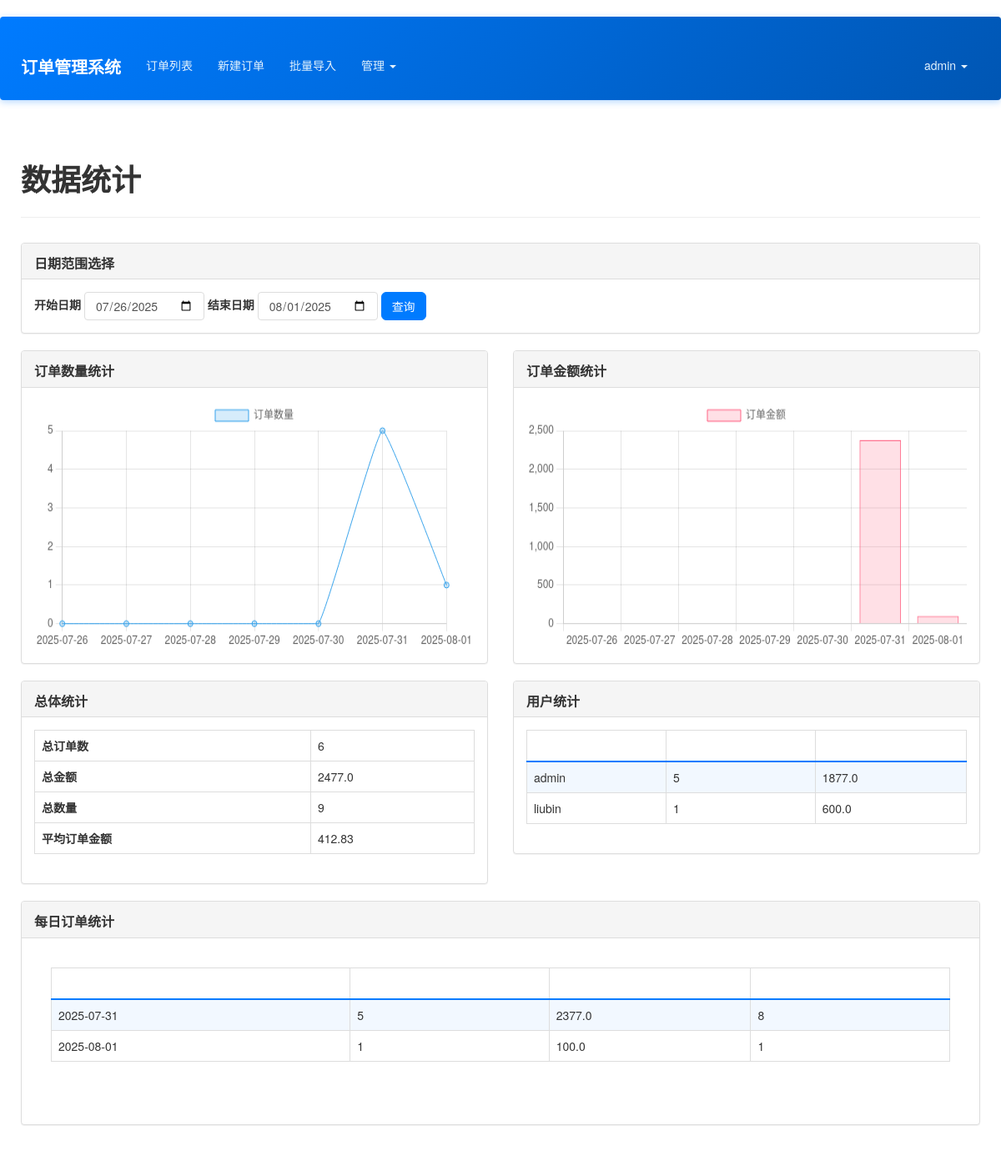
The page /admin/statistics (signed in) on the database its author committed.
### app/models.py (models this page shows, shortened)
class User(UserMixin, db.Model):
    __tablename__ = 'users'
    id = db.Column(db.Integer, primary_key=True)
    email = db.Column(db.String(64), unique=True, index=True)
    username = db.Column(db.String(64), unique=True, index=True)
    role_id = db.Column(db.Integer, db.ForeignKey('roles.id'))
    password_hash = db.Column(db.String(128))
    orders = db.relationship('Order', backref='creator', lazy='dynamic')
    @property
    def password(self):
        raise AttributeError('password is not a readable attribute')
    def can(self, perm):
        return self.role is not None and self.role.has_permission(perm)

### app/admin/views.py (the view)
@admin.route('/statistics', methods=['GET', 'POST'])
@permission_required(Permission.VIEW_ALL)
def statistics():
    form = DateRangeForm()
    end_date = datetime.now().date()
    start_date = end_date - timedelta(days=6)
    if form.validate_on_submit():
        start_date = form.start_date.data
        end_date = form.end_date.data
    else:
        form.start_date.data = start_date
        form.end_date.data = end_date
    orders = Order.query.filter(
        func.date(Order.completion_time) >= start_date,
        func.date(Order.completion_time) <= end_date
    ).all()
    daily_stats = {}
    for order in orders:
        date_str = order.completion_time.strftime('%Y-%m-%d')
        if date_str not in daily_stats:
            daily_stats[date_str] = {
                'count': 0,
                'total_amount': 0,
                'total_quantity': 0
            }
        daily_stats[date_str]['count'] += 1
        daily_stats[date_str]['total_amount'] += (order.amount or 0)
        daily_stats[date_str]['total_quantity'] += order.quantity
    total_stats = {
        'total_orders': len(orders),
        'total_amount': sum((order.amount or 0) for order in orders),
        'total_quantity': sum(order.quantity for order in orders),
        'avg_amount': sum((order.amount or 0) for order in orders) / len(orders) if orders else 0
    }
    user_stats = {}
    for order in orders:
        user_id = order.user_id
        username = order.creator.username if order.creator else f"用户ID: {user_id}"
        if username not in user_stats:
            user_stats[username] = {
                'count': 0,
                'total_amount': 0
            }
        user_stats[username]['count'] += 1
        user_stats[username]['total_amount'] += (order.amount or 0)
    dates = []
    counts = []
    amounts = []
    current_date = start_date
    while current_date <= end_date:
        date_str = current_date.strftime('%Y-%m-%d')
        dates.append(date_str)
        if date_str in daily_stats:
            counts.append(daily_stats[date_str]['count'])
            amounts.append(daily_stats[date_str]['total_amount'])
        else:
            counts.append(0)
            amounts.append(0)
        current_date += timedelta(days=1)
    chart_data = {
        'dates': dates,
        'counts': counts,
        'amounts': amounts
    }
    return render_template('admin/statistics.html',
                           form=form,
                           daily_stats=daily_stats,
                           total_stats=total_stats,
                           user_stats=user_stats,
                           chart_data=json.dumps(chart_data))

### app/forms.py (shortened to what this page needs)
class DateRangeForm(FlaskForm):
    start_date = DateField('开始日期', validators=[DataRequired()], format='%Y-%m-%d')
    end_date = DateField('结束日期', validators=[DataRequired()], format='%Y-%m-%d')
    submit = SubmitField('查询')

### app/admin/views.py (called while the page is built)
@admin.before_request
@login_required
def before_request():
    if not current_user.can(Permission.MANAGE_FIELDS) and not current_user.can(Permission.ADMIN):
        abort(403)

### app/context_processors.py (called while the page is built)
def inject_permissions():
    return dict(Permission=Permission)

### app/models.py (called while the page is built)
@login_manager.user_loader
def load_user(user_id):
    return User.query.get(int(user_id))

    def has_permission(self, perm):
        return self.permissions & perm == perm

### app/templates/admin/statistics.html (shortened to what this page needs)
{% extends "base.html" %}
{% import "bootstrap/wtf.html" as wtf %}
{% block head %}
{{ super() }}
{% endblock %}
{% block page_content %}
<div class="page-header">
    <h1>数据统计</h1>
</div>
<div class="row">
    <div class="col-md-12">
        <div class="panel panel-default">
            <div class="panel-heading">
                <h3 class="panel-title">日期范围选择</h3>
            </div>
            <div class="panel-body">
                <form method="post" class="form-inline">
                    <div class="form-group">
                        {{ form.start_date.label }} {{ form.start_date(class="form-control") }}
                    </div>
                    <div class="form-group">
                        {{ form.end_date.label }} {{ form.end_date(class="form-control") }}
                    </div>
                    {{ form.submit(class="btn btn-primary") }}
                </form>
            </div>
        </div>
    </div>
</div>
<div class="row">
    <div class="col-md-6">
        <div class="panel panel-default">
            <div class="panel-heading">
                <h3 class="panel-title">订单数量统计</h3>
            </div>
            <div class="panel-body">
                <canvas id="orderCountChart"></canvas>
            </div>
        </div>
    </div>
    <div class="col-md-6">
        <div class="panel panel-default">
            <div class="panel-heading">
                <h3 class="panel-title">订单金额统计</h3>
            </div>
            <div class="panel-body">
                <canvas id="orderAmountChart"></canvas>
            </div>
        </div>
    </div>
</div>
<div class="row">
    <div class="col-md-6">
        <div class="panel panel-default">
            <div class="panel-heading">
                <h3 class="panel-title">总体统计</h3>
            </div>
            <div class="panel-body">
                <table class="table table-bordered">
                    <tbody>
                        <tr>
                            <th>总订单数</th>
                            <td>{{ total_stats.total_orders }}</td>
                        </tr>
                        <tr>
                            <th>总金额</th>
                            <td>{{ total_stats.total_amount }}</td>
                        </tr>
                        <tr>
                            <th>总数量</th>
                            <td>{{ total_stats.total_quantity }}</td>
                        </tr>
                        <tr>
                            <th>平均订单金额</th>
                            <td>{{ "%.2f"|format(total_stats.avg_amount) }}</td>
                        </tr>
                    </tbody>
                </table>
            </div>
        </div>
    </div>
    <div class="col-md-6">
        <div class="panel panel-default">
            <div class="panel-heading">
                <h3 class="panel-title">用户统计</h3>
            </div>
            <div class="panel-body">
                <table class="table table-bordered table-striped">
                    <thead>
                        <tr>
                            <th>用户</th>
                            <th>订单数</th>
                            <th>总金额</th>
                        </tr>
                    </thead>
                    <tbody>
                        {% for username, stats in user_stats.items() %}
                        <tr>
                            <td>{{ username }}</td>
                            <td>{{ stats.count }}</td>
                            <td>{{ stats.total_amount }}</td>
                        </tr>
                        {% else %}
                        <tr>
                            <td colspan="3" class="text-center">暂无数据</td>
                        </tr>
                        {% endfor %}
                    </tbody>
                </table>
            </div>
        </div>
    </div>
</div>
<div class="row">
    <div class="col-md-12">
        <div class="panel panel-default">
            <div class="panel-heading">
                <h3 class="panel-title">每日订单统计</h3>
            </div>
            <div class="panel-body">
                <div class="table-responsive">
                    <table class="table table-bordered table-striped">
                        <thead>
                            <tr>
                                <th>日期</th>
                                <th>订单数</th>
                                <th>总金额</th>
                                <th>总数量</th>
                            </tr>
                        </thead>
                        <tbody>
                            {% for date, stats in daily_stats.items() %}
                            <tr>
                                <td>{{ date }}</td>
                                <td>{{ stats.count }}</td>
                                <td>{{ stats.total_amount }}</td>
                                <td>{{ stats.total_quantity }}</td>
                            </tr>
                            {% else %}
                            <tr>
                                <td colspan="4" class="text-center">暂无数据</td>
                            </tr>
                            {% endfor %}
                        </tbody>
                    </table>
                </div>
            </div>
        </div>
    </div>
</div>
{% endblock %}
{% block scripts %}
<script>
    $(document).ready(function() {
        var chartData = {{ chart_data|safe }};
        // 订单数量图表
        var countCtx = document.getElementById('orderCountChart').getContext('2d');
        var countChart = new Chart(countCtx, {
            type: 'line',
            data: {
                labels: chartData.dates,
                datasets: [{
                    label: '订单数量',
                    data: chartData.counts,
                    backgroundColor: 'rgba(54, 162, 235, 0.2)',
                    borderColor: 'rgba(54, 162, 235, 1)',
                    borderWidth: 1,
                    tension: 0.1
                }]
            },
            options: {
                responsive: true,
                scales: {
                    y: {
                        beginAtZero: true,
                        ticks: {
                            precision: 0
                        }
                    }
                }
            }
        });
        // 订单金额图表
        var amountCtx = document.getElementById('orderAmountChart').getContext('2d');
        var amountChart = new Chart(amountCtx, {
            type: 'bar',
            data: {
                labels: chartData.dates,
                datasets: [{
                    label: '订单金额',
                    data: chartData.amounts,
                    backgroundColor: 'rgba(255, 99, 132, 0.2)',
                    borderColor: 'rgba(255, 99, 132, 1)',
                    borderWidth: 1
                }]
            },
            options: {
                responsive: true,
                scales: {
                    y: {
                        beginAtZero: true
                    }
                }
            }
        });
    });
</script>
{% endblock %}

### app/templates/base.html (shortened to what this page needs)
{% extends "bootstrap/base.html" %}
{% block head %}
{{ super() }}
<link rel="stylesheet" type="text/css" href="{{ url_for('static', filename='styles.css') }}">
{% endblock %}
{% block navbar %}
<div class="navbar navbar-inverse" role="navigation">
    <div class="container">
        <div class="navbar-header">
            <a class="navbar-brand" href="{{ url_for('main.index') }}">订单管理系统</a>
        </div>
        <div class="navbar-collapse collapse">
            <ul class="nav navbar-nav">
                {% if current_user.is_authenticated %}
                <li><a href="{{ url_for('main.order_list') }}">订单列表</a></li>
                <li><a href="{{ url_for('main.new_order') }}">新建订单</a></li>
                <li><a href="{{ url_for('main.import_orders') }}">批量导入</a></li>
                {% if current_user.can(Permission.MANAGE_FIELDS) %}
                <li class="dropdown">
                    <a href="#" class="dropdown-toggle" data-toggle="dropdown">管理 <b class="caret"></b></a>
                </li>
                {% endif %}
                {% endif %}
            </ul>
            <ul class="nav navbar-nav navbar-right">
                {% if current_user.is_authenticated %}
                <li class="dropdown">
                    <a href="#" class="dropdown-toggle" data-toggle="dropdown">{{ current_user.username }} <b class="caret"></b></a>
                </li>
                {% else %}
                <li><a href="{{ url_for('auth.login') }}">登录</a></li>
                <li><a href="{{ url_for('auth.register') }}">注册</a></li>
                {% endif %}
            </ul>
        </div>
    </div>
</div>
{% endblock %}
{% block content %}
<div class="container">
    {% block page_content %}{% endblock %}
</div>
{% endblock %}

### app/static/styles.css (style rules this page uses)
body { font-family: 'Microsoft YaHei', 'Helvetica Neue', Helvetica, Arial, sans-serif; padding-top: 20px; padding-bottom: 20px; background-color: #ffffff; color: #333; min-height: 100vh; }
.container { position: relative; z-index: 1; background-color: transparent; padding: 15px 10px; margin-top: 20px; }
.container:not(.navbar .container) { z-index: 1; }
.table-responsive { background-color: #fff; border: 1px solid #ddd; border-radius: 4px; padding: 20px; margin-bottom: 20px; }
.form-group { position: relative; z-index: 1; }
.navbar { background-color: #337ab7; border-color: #2e6da4; margin-bottom: 20px; }
.navbar-inverse { background: linear-gradient(135deg, #007bff 0%, #0056b3 100%); border: none; box-shadow: 0 2px 8px rgba(0, 123, 255, 0.3); position: relative; z-index: 1030; }
.navbar-inverse .navbar-brand { color: #fff; font-weight: bold; font-size: 20px; }
.navbar-inverse .navbar-nav > li > a { color: #e3f2fd; transition: all 0.3s ease; margin: 5px 3px; padding: 8px 12px; border-radius: 4px; }
.navbar-inverse .navbar-nav > .dropdown > a .caret { border-top-color: #e3f2fd; border-bottom-color: #e3f2fd; }
.navbar-collapse { overflow: visible !important; }
.navbar-nav { overflow: visible !important; }
.navbar .dropdown { position: static; }
@media (min-width: 768px) { .navbar .dropdown { position: relative; } }
body { overflow-x: hidden; }
.navbar { overflow: visible; }
.page-header { border-bottom: 1px solid #eee; margin-bottom: 30px; padding-bottom: 15px; }
.page-header h1 { font-weight: 600; color: #333; }
.form-group { margin-bottom: 20px; }
.form-control { border-radius: 4px; border: 1px solid #ddd; box-shadow: none; transition: border-color 0.3s ease, box-shadow 0.3s ease; }
.btn-primary { background-color: #007bff; border-color: #007bff; transition: background-color 0.3s ease; }
.table-responsive { border: none; }
.table-striped > tbody > tr:nth-of-type(odd) { background-color: rgba(0, 123, 255, 0.05); }
.table > thead > tr > th { border-bottom: 2px solid #007bff; color: #495057; font-weight: 600; }
.panel { background-color: #fff; border: 1px solid #ddd; border-radius: 4px; box-shadow: 0 1px 1px rgba(0,0,0,.05); margin-bottom: 20px; }
.panel-heading { background-color: #f5f5f5; border-bottom: 1px solid #ddd; border-radius: 3px 3px 0 0; padding: 10px 15px; }
.panel-title { color: #333; font-size: 16px; font-weight: bold; margin: 0; }
.panel-body { padding: 15px; }
.panel-heading { padding: 10px 15px; }
.panel-title { margin-top: 5px; }
.btn { border-radius: 6px; font-weight: 500; transition: all 0.3s ease; }
canvas { width: 100% !important; height: 300px !important; }
.table thead th { color: white !important; }

### rows shown on the page
User: username "admin", count "5", total_amount "1877.0"
User: username "liubin", count "1", total_amount "600.0"

### other values the page prints
{{ total_stats.total_orders }} "6"
{{ total_stats.total_amount }} "2477.0"
{{ total_stats.total_quantity }} "9"
{{ "%.2f"|format(total_stats.avg_amount) }} "412.83"
{{ date }} "2025-07-31" "2025-08-01"
{{ stats.count }} "5" "1"
{{ stats.total_amount }} "2377.0" "100.0"
{{ stats.total_quantity }} "8" "1"
chart data {{ chart_data|safe }} {"dates": ["2025-07-26", "2025-07-27", "2025-07-28", "2025-07-29", "2025-07-30", "2025-07-31", "2025-08-01"], "counts": [0, 0, 0, 0, 0, 5, 1], "amounts": [0, 0, 0, 0, 0, 2377.0, 100.0]}
